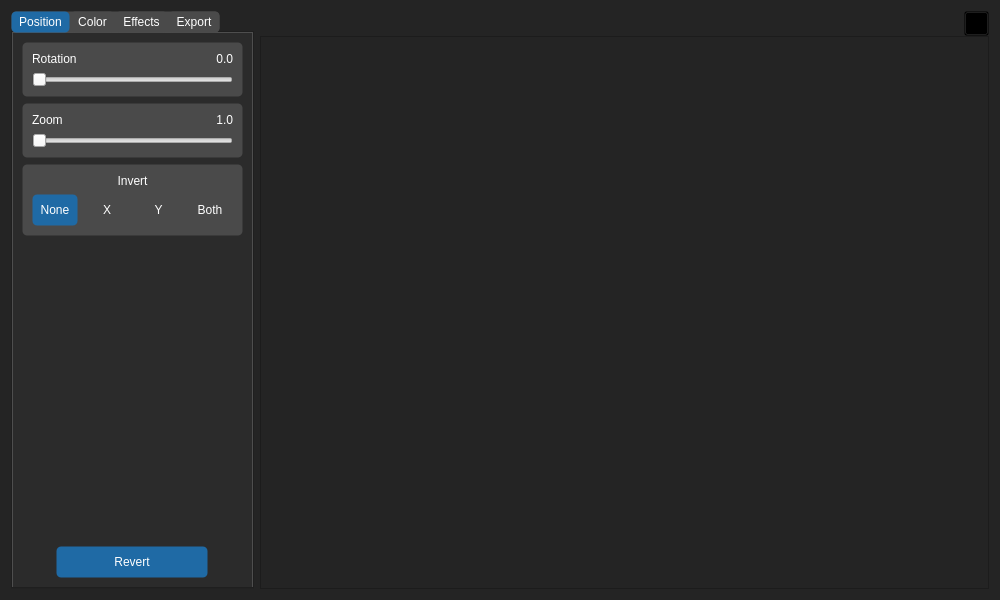
<?xml version="1.0" encoding="UTF-8"?>
<ui version="4.0">
 <class>mainWindow</class>
 <widget class="QWidget" name="mainWindow">
  <property name="geometry">
   <rect>
    <x>0</x>
    <y>0</y>
    <width>1000</width>
    <height>600</height>
   </rect>
  </property>
  <property name="minimumSize">
   <size>
    <width>800</width>
    <height>500</height>
   </size>
  </property>
  <property name="windowTitle">
   <string>Photo Editor</string>
  </property>
  <property name="windowIcon">
   <iconset resource="resource.qrc">
    <normaloff>:/assets/icon.ico</normaloff>:/assets/icon.ico</iconset>
  </property>
  <property name="styleSheet">
   <string notr="true">QWidget#mainWindow {
background-color: #242424
}
QWidget#tab,
QWidget#tab_2,
QWidget#tab_3,
QWidget#tab_4 {
background-color: #2b2b2b
}
QWidget#mainWindow {
background-color: #242424
}

QStackedWidget {
	background-color: #242424;
}

QWidget#page_import, QWidget#page_main {
background-color: transparent
}
 /* Buttons */
QPushButton#btn_revert_1,
QPushButton#btn_revert_2,
QPushButton#btn_revert_3,
QPushButton#btn_revert_4,
QPushButton#btn_open,
 QPushButton#btn_save,
 QPushButton#btn_import_image {
	background-color: #1f6aa5;
	color: white;
    min-width: 150px; 
    min-height: 30px;  
    max-width: 150px; 
    max-height: 30px;  
	border: 1px solid transparent;
	border-radius: 5px
}

QPushButton#btn_revert_1:hover,
QPushButton#btn_revert_2:hover,
QPushButton#btn_revert_3:hover,
QPushButton#btn_revert_4:hover,
QPushButton#btn_open:hover,
 QPushButton#btn_save:hover,
 QPushButton#btn_import_image:hover {
	background-color: #144870;
}

QPushButton#btn_revert_1:pressed,
QPushButton#btn_revert_2:pressed,
QPushButton#btn_revert_3:pressed,
QPushButton#btn_revert_4:pressed,
QPushButton#btn_open:pressed,
 QPushButton#btn_save:pressed,
 QPushButton#btn_import_image:pressed  {
	background-color: #1f6aa5;
}
 /* Invert Buttons */
QPushButton#btn_invert_1,
QPushButton#btn_invert_2,
QPushButton#btn_invert_3,
QPushButton#btn_invert_4 {
    min-width: 40px; 
    min-height: 30px;  
	color: white;
	border: 1px solid transparent;
	background-color: transparent
}
QPushButton#btn_invert_1:checked,
QPushButton#btn_invert_2:checked,
QPushButton#btn_invert_3:checked,
QPushButton#btn_invert_4:checked {
	background-color: #1f6aa5;
	border: 1px solid transparent;
	border-radius: 5px
}

QPushButton#btn_invert_1:checked:hover,
QPushButton#btn_invert_2:checked:hover,
QPushButton#btn_invert_3:checked:hover,
QPushButton#btn_invert_4:checked:hover {
	background-color: #144870;
	border: 1px solid transparent;
}

QPushButton#btn_invert_1:!checked:hover,
QPushButton#btn_invert_2:!checked:hover,
QPushButton#btn_invert_3:!checked:hover,
QPushButton#btn_invert_4:!checked:hover {
	background-color: #696969;
}

QPushButton#btn_close {
	background-color: transparent;
}
QPushButton#btn_close:hover {
	background-color: #8a0606;
}
 /* Tab headers */

QTabWidget{
	background-color: #2b2b2b
}



QTabBar{
	background-color: #4a4a4a;
	border: 1px solid transparent;
	color: white;
	border-radius: 5px;

}
QTabWidget::tab-bar {
    alignment: center;
}

QTabBar::tab:selected {
    background: #1f6aa5;;
	padding: 3px 7px;
	border: 1px solid transparent;
	border-radius: 5px;


}

QTabBar::tab {
    background: #4a4a4a; 
    color: white; 
	border: 1px solid transparent;
	border-radius: 5px;
	padding: 3px 7px;


}

 
QTabBar::tab:hover {
    background: #144870; 
}

QFrame#frm_rotation,
QFrame#frm_zoom,
QFrame#frm_invert,
QFrame#frm_blur,
QFrame#frm_contrast,
QFrame#frm_toggles,
QFrame#frm_brightness,
QFrame#frm_viberance,
QFrame#frm_file_name,
QFrame#frm_save_path{
	background-color: #4a4a4a;
	border: 1px solid transparent;
	border-radius: 5px
}
QFrame#frm_picture,
QFrame#frm_right_side{
	background-color: #242424;
}
QLabel{
color: white
}
 /* Combo box */

QComboBox{
	background-color: #4a4a4a;
	color: white;
	padding: 5px 10px;
	border: 1px solid transparent;
	border-radius: 10px
}

QComboBox QAbstractItemView {
    background-color: #666;  /* Background color of the dropdown list */
	color: white;
    border: 2px solid white;      /* Border of the dropdown list */
    selection-background-color: #474747; /* Background color of selected item */
    selection-color: white;      /* Text color of selected item */
}

QLineEdit{
	background-color: #343638;
	color: white
}
QCheckBox{
	color: white;
	background-color: transparent
}

QCheckBox::indicator:unchecked {
                width: 28px;  /* Width of the indicator */
                height: 28px; /* Height of the indicator */
	 image: url(:/assets/checkbox.png)
            }
QCheckBox::indicator:checked {
     image: url(:/assets/checkbox-checked-pressed.png);
}

</string>
  </property>
  <layout class="QVBoxLayout" name="verticalLayout">
   <item>
    <widget class="QStackedWidget" name="stackedWidget">
     <property name="currentIndex">
      <number>1</number>
     </property>
     <widget class="QWidget" name="page_import">
      <layout class="QVBoxLayout" name="verticalLayout_2">
       <item alignment="Qt::AlignmentFlag::AlignHCenter">
        <widget class="QPushButton" name="btn_import_image">
         <property name="minimumSize">
          <size>
           <width>152</width>
           <height>32</height>
          </size>
         </property>
         <property name="font">
          <font>
           <stylestrategy>PreferAntialias</stylestrategy>
           <hintingpreference>PreferNoHinting</hintingpreference>
          </font>
         </property>
         <property name="text">
          <string>Open image</string>
         </property>
        </widget>
       </item>
      </layout>
     </widget>
     <widget class="QWidget" name="page_main">
      <layout class="QHBoxLayout" name="horizontalLayout_2" stretch="1,3">
       <property name="leftMargin">
        <number>0</number>
       </property>
       <property name="topMargin">
        <number>0</number>
       </property>
       <property name="rightMargin">
        <number>0</number>
       </property>
       <property name="bottomMargin">
        <number>0</number>
       </property>
       <item>
        <widget class="QTabWidget" name="tabWidget">
         <property name="font">
          <font>
           <stylestrategy>PreferAntialias</stylestrategy>
           <hintingpreference>PreferNoHinting</hintingpreference>
          </font>
         </property>
         <property name="tabShape">
          <enum>QTabWidget::TabShape::Rounded</enum>
         </property>
         <property name="currentIndex">
          <number>0</number>
         </property>
         <property name="elideMode">
          <enum>Qt::TextElideMode::ElideLeft</enum>
         </property>
         <property name="usesScrollButtons">
          <bool>false</bool>
         </property>
         <property name="documentMode">
          <bool>false</bool>
         </property>
         <property name="tabsClosable">
          <bool>false</bool>
         </property>
         <widget class="QWidget" name="tab">
          <property name="font">
           <font>
            <stylestrategy>PreferAntialias</stylestrategy>
            <hintingpreference>PreferNoHinting</hintingpreference>
           </font>
          </property>
          <attribute name="title">
           <string>Position</string>
          </attribute>
          <layout class="QVBoxLayout" name="verticalLayout_3">
           <item>
            <widget class="QFrame" name="frm_rotation">
             <property name="frameShape">
              <enum>QFrame::Shape::StyledPanel</enum>
             </property>
             <property name="frameShadow">
              <enum>QFrame::Shadow::Raised</enum>
             </property>
             <layout class="QVBoxLayout" name="verticalLayout_4">
              <item>
               <layout class="QHBoxLayout" name="horizontalLayout_3">
                <item>
                 <widget class="QLabel" name="label">
                  <property name="font">
                   <font>
                    <stylestrategy>PreferAntialias</stylestrategy>
                    <hintingpreference>PreferNoHinting</hintingpreference>
                   </font>
                  </property>
                  <property name="text">
                   <string>Rotation</string>
                  </property>
                 </widget>
                </item>
                <item>
                 <widget class="QLabel" name="lbl_rotation">
                  <property name="font">
                   <font>
                    <stylestrategy>PreferAntialias</stylestrategy>
                    <hintingpreference>PreferNoHinting</hintingpreference>
                   </font>
                  </property>
                  <property name="text">
                   <string>0.0</string>
                  </property>
                  <property name="alignment">
                   <set>Qt::AlignmentFlag::AlignRight|Qt::AlignmentFlag::AlignTrailing|Qt::AlignmentFlag::AlignVCenter</set>
                  </property>
                 </widget>
                </item>
               </layout>
              </item>
              <item>
               <widget class="QSlider" name="slider_rotation">
                <property name="maximum">
                 <number>36000</number>
                </property>
                <property name="orientation">
                 <enum>Qt::Orientation::Horizontal</enum>
                </property>
               </widget>
              </item>
             </layout>
            </widget>
           </item>
           <item>
            <widget class="QFrame" name="frm_zoom">
             <property name="frameShape">
              <enum>QFrame::Shape::StyledPanel</enum>
             </property>
             <property name="frameShadow">
              <enum>QFrame::Shadow::Raised</enum>
             </property>
             <layout class="QVBoxLayout" name="verticalLayout_5">
              <item>
               <layout class="QHBoxLayout" name="horizontalLayout_4">
                <item>
                 <widget class="QLabel" name="label_3">
                  <property name="font">
                   <font>
                    <stylestrategy>PreferAntialias</stylestrategy>
                    <hintingpreference>PreferNoHinting</hintingpreference>
                   </font>
                  </property>
                  <property name="text">
                   <string>Zoom</string>
                  </property>
                 </widget>
                </item>
                <item>
                 <widget class="QLabel" name="lbl_zoom">
                  <property name="font">
                   <font>
                    <stylestrategy>PreferAntialias</stylestrategy>
                    <hintingpreference>PreferNoHinting</hintingpreference>
                   </font>
                  </property>
                  <property name="text">
                   <string>1.0</string>
                  </property>
                  <property name="alignment">
                   <set>Qt::AlignmentFlag::AlignRight|Qt::AlignmentFlag::AlignTrailing|Qt::AlignmentFlag::AlignVCenter</set>
                  </property>
                 </widget>
                </item>
               </layout>
              </item>
              <item>
               <widget class="QSlider" name="slider_zoom">
                <property name="minimum">
                 <number>100</number>
                </property>
                <property name="maximum">
                 <number>500</number>
                </property>
                <property name="value">
                 <number>100</number>
                </property>
                <property name="orientation">
                 <enum>Qt::Orientation::Horizontal</enum>
                </property>
               </widget>
              </item>
             </layout>
            </widget>
           </item>
           <item>
            <widget class="QFrame" name="frm_invert">
             <property name="frameShape">
              <enum>QFrame::Shape::StyledPanel</enum>
             </property>
             <property name="frameShadow">
              <enum>QFrame::Shadow::Raised</enum>
             </property>
             <layout class="QVBoxLayout" name="verticalLayout_6">
              <item>
               <widget class="QLabel" name="label_5">
                <property name="font">
                 <font>
                  <stylestrategy>PreferAntialias</stylestrategy>
                  <hintingpreference>PreferNoHinting</hintingpreference>
                 </font>
                </property>
                <property name="text">
                 <string>Invert</string>
                </property>
                <property name="alignment">
                 <set>Qt::AlignmentFlag::AlignCenter</set>
                </property>
               </widget>
              </item>
              <item>
               <layout class="QHBoxLayout" name="horizontalLayout_5">
                <item>
                 <widget class="QPushButton" name="btn_invert_1">
                  <property name="font">
                   <font>
                    <stylestrategy>PreferAntialias</stylestrategy>
                    <hintingpreference>PreferNoHinting</hintingpreference>
                   </font>
                  </property>
                  <property name="text">
                   <string>None</string>
                  </property>
                  <property name="checkable">
                   <bool>true</bool>
                  </property>
                  <property name="checked">
                   <bool>true</bool>
                  </property>
                  <property name="autoExclusive">
                   <bool>true</bool>
                  </property>
                  <property name="default">
                   <bool>true</bool>
                  </property>
                  <property name="flat">
                   <bool>false</bool>
                  </property>
                 </widget>
                </item>
                <item>
                 <widget class="QPushButton" name="btn_invert_2">
                  <property name="font">
                   <font>
                    <stylestrategy>PreferAntialias</stylestrategy>
                    <hintingpreference>PreferNoHinting</hintingpreference>
                   </font>
                  </property>
                  <property name="text">
                   <string>X</string>
                  </property>
                  <property name="checkable">
                   <bool>true</bool>
                  </property>
                  <property name="autoExclusive">
                   <bool>true</bool>
                  </property>
                  <property name="flat">
                   <bool>true</bool>
                  </property>
                 </widget>
                </item>
                <item>
                 <widget class="QPushButton" name="btn_invert_3">
                  <property name="font">
                   <font>
                    <stylestrategy>PreferAntialias</stylestrategy>
                    <hintingpreference>PreferNoHinting</hintingpreference>
                   </font>
                  </property>
                  <property name="text">
                   <string>Y</string>
                  </property>
                  <property name="checkable">
                   <bool>true</bool>
                  </property>
                  <property name="checked">
                   <bool>false</bool>
                  </property>
                  <property name="autoExclusive">
                   <bool>true</bool>
                  </property>
                  <property name="flat">
                   <bool>true</bool>
                  </property>
                 </widget>
                </item>
                <item>
                 <widget class="QPushButton" name="btn_invert_4">
                  <property name="font">
                   <font>
                    <stylestrategy>PreferAntialias</stylestrategy>
                    <hintingpreference>PreferNoHinting</hintingpreference>
                   </font>
                  </property>
                  <property name="text">
                   <string>Both</string>
                  </property>
                  <property name="checkable">
                   <bool>true</bool>
                  </property>
                  <property name="autoExclusive">
                   <bool>true</bool>
                  </property>
                  <property name="flat">
                   <bool>true</bool>
                  </property>
                 </widget>
                </item>
               </layout>
              </item>
             </layout>
            </widget>
           </item>
           <item>
            <spacer name="verticalSpacer">
             <property name="orientation">
              <enum>Qt::Orientation::Vertical</enum>
             </property>
             <property name="sizeHint" stdset="0">
              <size>
               <width>20</width>
               <height>40</height>
              </size>
             </property>
            </spacer>
           </item>
           <item alignment="Qt::AlignmentFlag::AlignHCenter">
            <widget class="QPushButton" name="btn_revert_1">
             <property name="font">
              <font>
               <stylestrategy>PreferAntialias</stylestrategy>
               <hintingpreference>PreferNoHinting</hintingpreference>
              </font>
             </property>
             <property name="text">
              <string>Revert</string>
             </property>
            </widget>
           </item>
          </layout>
         </widget>
         <widget class="QWidget" name="tab_2">
          <property name="font">
           <font>
            <stylestrategy>PreferAntialias</stylestrategy>
            <hintingpreference>PreferNoHinting</hintingpreference>
           </font>
          </property>
          <attribute name="title">
           <string>Color</string>
          </attribute>
          <layout class="QVBoxLayout" name="verticalLayout_10">
           <item>
            <widget class="QFrame" name="frm_toggles">
             <property name="frameShape">
              <enum>QFrame::Shape::StyledPanel</enum>
             </property>
             <property name="frameShadow">
              <enum>QFrame::Shadow::Raised</enum>
             </property>
             <layout class="QHBoxLayout" name="horizontalLayout_8">
              <property name="spacing">
               <number>0</number>
              </property>
              <property name="leftMargin">
               <number>0</number>
              </property>
              <property name="topMargin">
               <number>0</number>
              </property>
              <property name="rightMargin">
               <number>0</number>
              </property>
              <property name="bottomMargin">
               <number>0</number>
              </property>
              <item>
               <widget class="QWidget" name="widget_bw" native="true"/>
              </item>
              <item>
               <widget class="QWidget" name="widget_invert" native="true">
                <property name="minimumSize">
                 <size>
                  <width>50</width>
                  <height>50</height>
                 </size>
                </property>
               </widget>
              </item>
             </layout>
            </widget>
           </item>
           <item>
            <widget class="QFrame" name="frm_brightness">
             <property name="frameShape">
              <enum>QFrame::Shape::StyledPanel</enum>
             </property>
             <property name="frameShadow">
              <enum>QFrame::Shadow::Raised</enum>
             </property>
             <layout class="QVBoxLayout" name="verticalLayout_12">
              <item>
               <layout class="QHBoxLayout" name="horizontalLayout_10">
                <item>
                 <widget class="QLabel" name="label_10">
                  <property name="font">
                   <font>
                    <stylestrategy>PreferAntialias</stylestrategy>
                    <hintingpreference>PreferNoHinting</hintingpreference>
                   </font>
                  </property>
                  <property name="text">
                   <string>Brightness</string>
                  </property>
                 </widget>
                </item>
                <item>
                 <widget class="QLabel" name="lbl_brightness">
                  <property name="font">
                   <font>
                    <stylestrategy>PreferAntialias</stylestrategy>
                    <hintingpreference>PreferNoHinting</hintingpreference>
                   </font>
                  </property>
                  <property name="text">
                   <string>1.0</string>
                  </property>
                  <property name="alignment">
                   <set>Qt::AlignmentFlag::AlignRight|Qt::AlignmentFlag::AlignTrailing|Qt::AlignmentFlag::AlignVCenter</set>
                  </property>
                 </widget>
                </item>
               </layout>
              </item>
              <item>
               <widget class="QSlider" name="slider_brightness">
                <property name="minimum">
                 <number>0</number>
                </property>
                <property name="maximum">
                 <number>500</number>
                </property>
                <property name="value">
                 <number>100</number>
                </property>
                <property name="orientation">
                 <enum>Qt::Orientation::Horizontal</enum>
                </property>
               </widget>
              </item>
             </layout>
            </widget>
           </item>
           <item>
            <widget class="QFrame" name="frm_viberance">
             <property name="frameShape">
              <enum>QFrame::Shape::StyledPanel</enum>
             </property>
             <property name="frameShadow">
              <enum>QFrame::Shadow::Raised</enum>
             </property>
             <layout class="QVBoxLayout" name="verticalLayout_11">
              <item>
               <layout class="QHBoxLayout" name="horizontalLayout_9">
                <item>
                 <widget class="QLabel" name="label_12">
                  <property name="font">
                   <font>
                    <stylestrategy>PreferAntialias</stylestrategy>
                    <hintingpreference>PreferNoHinting</hintingpreference>
                   </font>
                  </property>
                  <property name="text">
                   <string>Viberance</string>
                  </property>
                 </widget>
                </item>
                <item>
                 <widget class="QLabel" name="lbl_viberance">
                  <property name="font">
                   <font>
                    <stylestrategy>PreferAntialias</stylestrategy>
                    <hintingpreference>PreferNoHinting</hintingpreference>
                   </font>
                  </property>
                  <property name="text">
                   <string>1.0</string>
                  </property>
                  <property name="alignment">
                   <set>Qt::AlignmentFlag::AlignRight|Qt::AlignmentFlag::AlignTrailing|Qt::AlignmentFlag::AlignVCenter</set>
                  </property>
                 </widget>
                </item>
               </layout>
              </item>
              <item>
               <widget class="QSlider" name="slider_viberance">
                <property name="maximum">
                 <number>500</number>
                </property>
                <property name="value">
                 <number>100</number>
                </property>
                <property name="orientation">
                 <enum>Qt::Orientation::Horizontal</enum>
                </property>
               </widget>
              </item>
             </layout>
            </widget>
           </item>
           <item>
            <spacer name="verticalSpacer_3">
             <property name="orientation">
              <enum>Qt::Orientation::Vertical</enum>
             </property>
             <property name="sizeHint" stdset="0">
              <size>
               <width>20</width>
               <height>40</height>
              </size>
             </property>
            </spacer>
           </item>
           <item alignment="Qt::AlignmentFlag::AlignHCenter">
            <widget class="QPushButton" name="btn_revert_2">
             <property name="font">
              <font>
               <stylestrategy>PreferAntialias</stylestrategy>
               <hintingpreference>PreferNoHinting</hintingpreference>
              </font>
             </property>
             <property name="text">
              <string>Revert</string>
             </property>
            </widget>
           </item>
          </layout>
         </widget>
         <widget class="QWidget" name="tab_3">
          <property name="font">
           <font>
            <stylestrategy>PreferAntialias</stylestrategy>
            <hintingpreference>PreferNoHinting</hintingpreference>
           </font>
          </property>
          <attribute name="title">
           <string>Effects</string>
          </attribute>
          <layout class="QVBoxLayout" name="verticalLayout_7">
           <item>
            <widget class="QComboBox" name="comboBox_effects">
             <property name="minimumSize">
              <size>
               <width>0</width>
               <height>30</height>
              </size>
             </property>
             <property name="font">
              <font>
               <stylestrategy>PreferAntialias</stylestrategy>
               <hintingpreference>PreferNoHinting</hintingpreference>
              </font>
             </property>
             <item>
              <property name="text">
               <string>None</string>
              </property>
             </item>
             <item>
              <property name="text">
               <string>Emboss</string>
              </property>
             </item>
             <item>
              <property name="text">
               <string>Find edges</string>
              </property>
             </item>
             <item>
              <property name="text">
               <string>Contour</string>
              </property>
             </item>
             <item>
              <property name="text">
               <string>Edge enhance</string>
              </property>
             </item>
            </widget>
           </item>
           <item>
            <widget class="QFrame" name="frm_blur">
             <property name="frameShape">
              <enum>QFrame::Shape::StyledPanel</enum>
             </property>
             <property name="frameShadow">
              <enum>QFrame::Shadow::Raised</enum>
             </property>
             <layout class="QVBoxLayout" name="verticalLayout_8">
              <item>
               <layout class="QHBoxLayout" name="horizontalLayout_6">
                <item>
                 <widget class="QLabel" name="label_6">
                  <property name="font">
                   <font>
                    <stylestrategy>PreferAntialias</stylestrategy>
                    <hintingpreference>PreferNoHinting</hintingpreference>
                   </font>
                  </property>
                  <property name="text">
                   <string>Blur</string>
                  </property>
                 </widget>
                </item>
                <item>
                 <widget class="QLabel" name="lbl_blur">
                  <property name="font">
                   <font>
                    <stylestrategy>PreferAntialias</stylestrategy>
                    <hintingpreference>PreferNoHinting</hintingpreference>
                   </font>
                  </property>
                  <property name="text">
                   <string>0.0</string>
                  </property>
                  <property name="alignment">
                   <set>Qt::AlignmentFlag::AlignRight|Qt::AlignmentFlag::AlignTrailing|Qt::AlignmentFlag::AlignVCenter</set>
                  </property>
                 </widget>
                </item>
               </layout>
              </item>
              <item>
               <widget class="QSlider" name="slider_blur">
                <property name="maximum">
                 <number>3000</number>
                </property>
                <property name="orientation">
                 <enum>Qt::Orientation::Horizontal</enum>
                </property>
               </widget>
              </item>
             </layout>
            </widget>
           </item>
           <item>
            <widget class="QFrame" name="frm_contrast">
             <property name="frameShape">
              <enum>QFrame::Shape::StyledPanel</enum>
             </property>
             <property name="frameShadow">
              <enum>QFrame::Shadow::Raised</enum>
             </property>
             <layout class="QVBoxLayout" name="verticalLayout_9">
              <item>
               <layout class="QHBoxLayout" name="horizontalLayout_7">
                <item>
                 <widget class="QLabel" name="label_8">
                  <property name="font">
                   <font>
                    <stylestrategy>PreferAntialias</stylestrategy>
                    <hintingpreference>PreferNoHinting</hintingpreference>
                   </font>
                  </property>
                  <property name="text">
                   <string>Contrast</string>
                  </property>
                 </widget>
                </item>
                <item>
                 <widget class="QLabel" name="lbl_contrast">
                  <property name="font">
                   <font>
                    <stylestrategy>PreferAntialias</stylestrategy>
                    <hintingpreference>PreferNoHinting</hintingpreference>
                   </font>
                  </property>
                  <property name="text">
                   <string>1.0</string>
                  </property>
                  <property name="alignment">
                   <set>Qt::AlignmentFlag::AlignRight|Qt::AlignmentFlag::AlignTrailing|Qt::AlignmentFlag::AlignVCenter</set>
                  </property>
                 </widget>
                </item>
               </layout>
              </item>
              <item>
               <widget class="QSlider" name="slider_contrast">
                <property name="minimum">
                 <number>50</number>
                </property>
                <property name="maximum">
                 <number>1000</number>
                </property>
                <property name="value">
                 <number>100</number>
                </property>
                <property name="orientation">
                 <enum>Qt::Orientation::Horizontal</enum>
                </property>
               </widget>
              </item>
             </layout>
            </widget>
           </item>
           <item>
            <spacer name="verticalSpacer_2">
             <property name="orientation">
              <enum>Qt::Orientation::Vertical</enum>
             </property>
             <property name="sizeHint" stdset="0">
              <size>
               <width>20</width>
               <height>40</height>
              </size>
             </property>
            </spacer>
           </item>
           <item alignment="Qt::AlignmentFlag::AlignHCenter">
            <widget class="QPushButton" name="btn_revert_3">
             <property name="font">
              <font>
               <stylestrategy>PreferAntialias</stylestrategy>
               <hintingpreference>PreferNoHinting</hintingpreference>
              </font>
             </property>
             <property name="text">
              <string>Revert</string>
             </property>
            </widget>
           </item>
          </layout>
         </widget>
         <widget class="QWidget" name="tab_4">
          <property name="font">
           <font>
            <stylestrategy>PreferAntialias</stylestrategy>
            <hintingpreference>PreferNoHinting</hintingpreference>
           </font>
          </property>
          <attribute name="title">
           <string>Export</string>
          </attribute>
          <layout class="QVBoxLayout" name="verticalLayout_13">
           <item>
            <widget class="QFrame" name="frm_file_name">
             <property name="frameShape">
              <enum>QFrame::Shape::StyledPanel</enum>
             </property>
             <property name="frameShadow">
              <enum>QFrame::Shadow::Raised</enum>
             </property>
             <layout class="QVBoxLayout" name="verticalLayout_14">
              <property name="spacing">
               <number>12</number>
              </property>
              <item>
               <widget class="QLineEdit" name="lineEdit_image_name"/>
              </item>
              <item>
               <layout class="QHBoxLayout" name="horizontalLayout_11">
                <property name="spacing">
                 <number>9</number>
                </property>
                <item>
                 <widget class="QCheckBox" name="checkbox_jpg">
                  <property name="text">
                   <string>jpg</string>
                  </property>
                  <property name="checked">
                   <bool>true</bool>
                  </property>
                  <property name="autoExclusive">
                   <bool>true</bool>
                  </property>
                 </widget>
                </item>
                <item>
                 <widget class="QCheckBox" name="checkbox_png">
                  <property name="text">
                   <string>png</string>
                  </property>
                  <property name="checked">
                   <bool>false</bool>
                  </property>
                  <property name="autoExclusive">
                   <bool>true</bool>
                  </property>
                 </widget>
                </item>
               </layout>
              </item>
              <item>
               <widget class="QLabel" name="lbl_full_image_name">
                <property name="text">
                 <string/>
                </property>
                <property name="alignment">
                 <set>Qt::AlignmentFlag::AlignCenter</set>
                </property>
               </widget>
              </item>
             </layout>
            </widget>
           </item>
           <item>
            <widget class="QFrame" name="frm_save_path">
             <property name="frameShape">
              <enum>QFrame::Shape::StyledPanel</enum>
             </property>
             <property name="frameShadow">
              <enum>QFrame::Shadow::Raised</enum>
             </property>
             <layout class="QVBoxLayout" name="verticalLayout_15">
              <property name="spacing">
               <number>20</number>
              </property>
              <item alignment="Qt::AlignmentFlag::AlignHCenter">
               <widget class="QPushButton" name="btn_open">
                <property name="text">
                 <string>Open Explorer</string>
                </property>
               </widget>
              </item>
              <item>
               <widget class="QLineEdit" name="lineEdit_save_path"/>
              </item>
             </layout>
            </widget>
           </item>
           <item>
            <spacer name="verticalSpacer_4">
             <property name="orientation">
              <enum>Qt::Orientation::Vertical</enum>
             </property>
             <property name="sizeHint" stdset="0">
              <size>
               <width>20</width>
               <height>40</height>
              </size>
             </property>
            </spacer>
           </item>
           <item alignment="Qt::AlignmentFlag::AlignHCenter">
            <widget class="QPushButton" name="btn_save">
             <property name="text">
              <string>Save</string>
             </property>
            </widget>
           </item>
          </layout>
         </widget>
        </widget>
       </item>
       <item>
        <layout class="QHBoxLayout" name="horizontalLayout">
         <item>
          <widget class="QFrame" name="frm_right_side">
           <property name="frameShape">
            <enum>QFrame::Shape::NoFrame</enum>
           </property>
           <property name="frameShadow">
            <enum>QFrame::Shadow::Plain</enum>
           </property>
           <property name="lineWidth">
            <number>0</number>
           </property>
           <layout class="QVBoxLayout" name="verticalLayout_16">
            <property name="spacing">
             <number>0</number>
            </property>
            <property name="leftMargin">
             <number>0</number>
            </property>
            <property name="topMargin">
             <number>0</number>
            </property>
            <property name="rightMargin">
             <number>0</number>
            </property>
            <property name="bottomMargin">
             <number>0</number>
            </property>
            <item alignment="Qt::AlignmentFlag::AlignRight">
             <widget class="QPushButton" name="btn_close">
              <property name="minimumSize">
               <size>
                <width>0</width>
                <height>0</height>
               </size>
              </property>
              <property name="maximumSize">
               <size>
                <width>25</width>
                <height>25</height>
               </size>
              </property>
              <property name="text">
               <string/>
              </property>
              <property name="icon">
               <iconset theme="window-close"/>
              </property>
             </widget>
            </item>
            <item>
             <widget class="QFrame" name="frm_picture">
              <property name="frameShape">
               <enum>QFrame::Shape::StyledPanel</enum>
              </property>
              <property name="frameShadow">
               <enum>QFrame::Shadow::Raised</enum>
              </property>
             </widget>
            </item>
           </layout>
          </widget>
         </item>
        </layout>
       </item>
      </layout>
     </widget>
    </widget>
   </item>
  </layout>
 </widget>
 <resources>
  <include location="resource.qrc"/>
 </resources>
 <connections/>
</ui>
